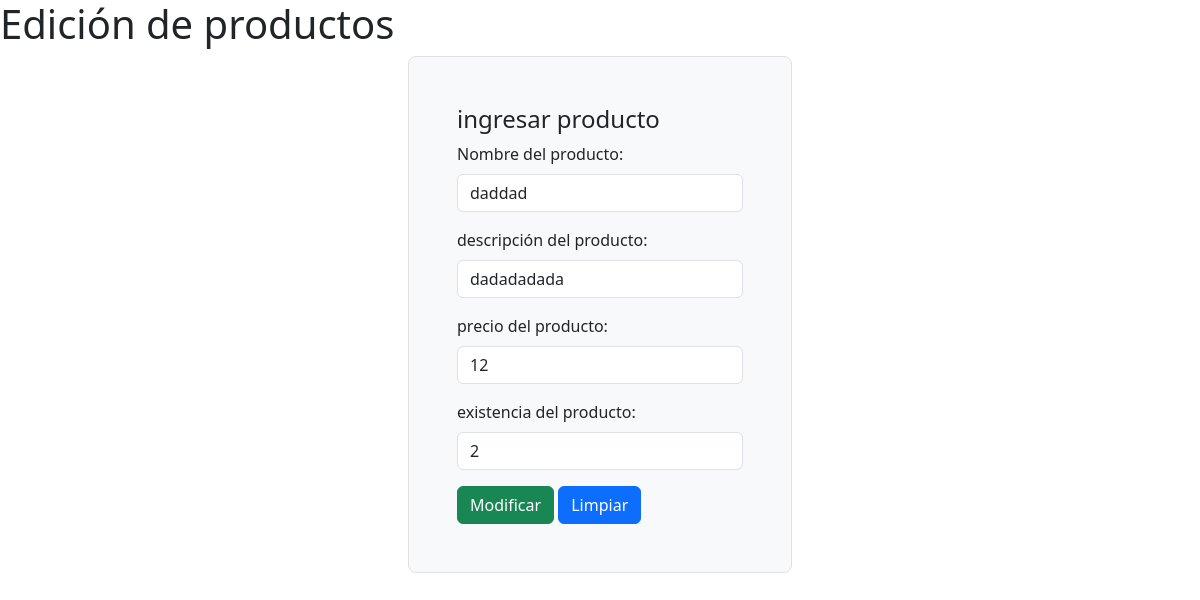
The page /editar_prod.php?id=1 on the database as committed earlier.
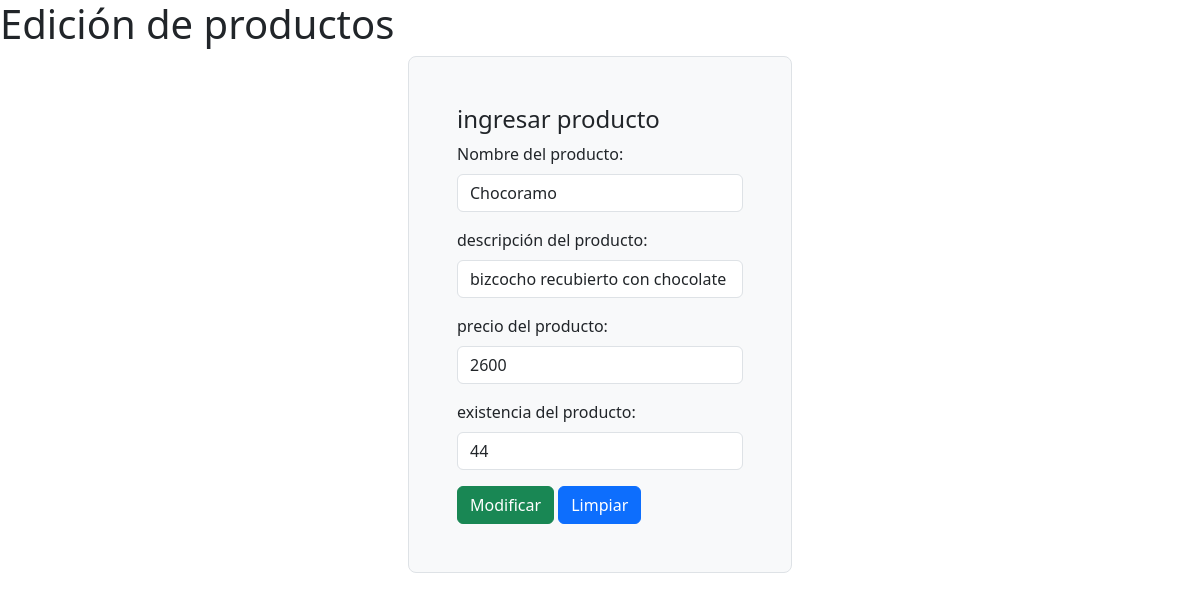
The same page on the database as committed later.
### tables this page shows
CREATE TABLE `inventario` (
  `id` int(11) NOT NULL,
  `Nombre` text NOT NULL,
  `Descripcion` text NOT NULL,
  `Precio` int(11) NOT NULL,
  `Existencia` int(11) NOT NULL
);

### editar_prod.php (the view, shortened to what this page needs)
<?php
    include_once "modulos/conexion.php";
    if (isset($_GET)){
        $id = $_GET['id'];
        $qry = "SELECT * FROM inventario WHERE id='$id'";
        $res = mysqli_query($conn,$qry);
        $fila = mysqli_fetch_array($res);
    }
    include_once "modulos/header.php";
?>
<h1>Edición de productos</h1>
            <div class="row align-items-md-stretch">
                <div class="col-md-4">
                </div>
                <div class="col-md-4">
                    <div
                        class="h-100 p-5 text-dark bg-light border rounded-3"
                    >
                        <h4>ingresar producto</h4>
                        <form action="" method="post">
                            <div class="mb-3">
                                <label for="" class="form-label">Nombre del producto:</label>
                                <input
                                    type="text"
                                    class="form-control"
                                    name="nombre"
                                    id=""
                                    aria-describedby="helpId"
                                    placeholder="Ingrese producto"
                                    value = "<?php echo $fila['Nombre']; ?>"/>
                            </div>
                            <div class="mb-3">
                                <label for="" class="form-label">descripción del producto:</label>
                                <input
                                    type="text"
                                    class="form-control"
                                    name="descripcion"
                                    id=""
                                    aria-describedby="helpId"
                                    placeholder="Ingrese descripción"
                                    value = "<?php echo $fila['Descripcion']; ?>" />
                            </div>
                            <div class="mb-3">
                                <label for="" class="form-label">precio del producto:</label>
                                <input
                                    type="number"
                                    class="form-control"
                                    name="precio"
                                    id=""
                                    aria-describedby="helpId"
                                    placeholder="Ingrese precio"
                                    value = "<?php echo $fila['Precio']; ?>"/>
                            </div>
                            <div class="mb-3">
                                <label for="" class="form-label">existencia del producto:</label>
                                <input
                                    type="number"
                                    class="form-control"
                                    name="existencia"
                                    id=""
                                    aria-describedby="helpId"
                                    placeholder="Ingrese existencia"
                                    value = "<?php echo $fila['Existencia']; ?>"/>
                            </div>
                            <button
                                type="submit"
                                class="btn btn-success"
                                name ="editar"
                            >
                                Modificar
                            </button>
                            <button
                                type="reset"
                                class="btn btn-primary"
                            >
                                Limpiar
                            </button>
                        </form>
                    </div>
                </div>
                <?php
                    include_once "modulos/footer.php";
                ?>

Rows that differ between the two databases and show on the page:
changed inventario: nombre "daddad" → "Chocoramo"; descripcion "dadadadada" → "bizcocho recubierto con chocolate"; precio "12" → "2600"; existencia "2" → "44"
